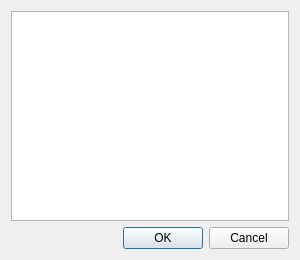
<ui version="4.0" >
 <class>FilesListDialog</class>
 <widget class="QDialog" name="FilesListDialog" >
  <property name="geometry" >
   <rect>
    <x>0</x>
    <y>0</y>
    <width>300</width>
    <height>260</height>
   </rect>
  </property>
  <property name="minimumSize" >
   <size>
    <width>200</width>
    <height>10</height>
   </size>
  </property>
  <property name="maximumSize" >
   <size>
    <width>500</width>
    <height>16777215</height>
   </size>
  </property>
  <property name="windowTitle" >
   <string>Loading Files</string>
  </property>
  <layout class="QVBoxLayout" >
   <item>
    <widget class="QListWidget" name="listWidget" />
   </item>
   <item>
    <widget class="QDialogButtonBox" name="buttonBox" >
     <property name="orientation" >
      <enum>Qt::Horizontal</enum>
     </property>
     <property name="standardButtons" >
      <set>QDialogButtonBox::Cancel|QDialogButtonBox::NoButton|QDialogButtonBox::Ok</set>
     </property>
    </widget>
   </item>
  </layout>
 </widget>
 <resources/>
 <connections>
  <connection>
   <sender>buttonBox</sender>
   <signal>accepted()</signal>
   <receiver>FilesListDialog</receiver>
   <slot>accept()</slot>
   <hints>
    <hint type="sourcelabel" >
     <x>248</x>
     <y>254</y>
    </hint>
    <hint type="destinationlabel" >
     <x>157</x>
     <y>274</y>
    </hint>
   </hints>
  </connection>
  <connection>
   <sender>buttonBox</sender>
   <signal>rejected()</signal>
   <receiver>FilesListDialog</receiver>
   <slot>reject()</slot>
   <hints>
    <hint type="sourcelabel" >
     <x>316</x>
     <y>260</y>
    </hint>
    <hint type="destinationlabel" >
     <x>286</x>
     <y>274</y>
    </hint>
   </hints>
  </connection>
 </connections>
</ui>
